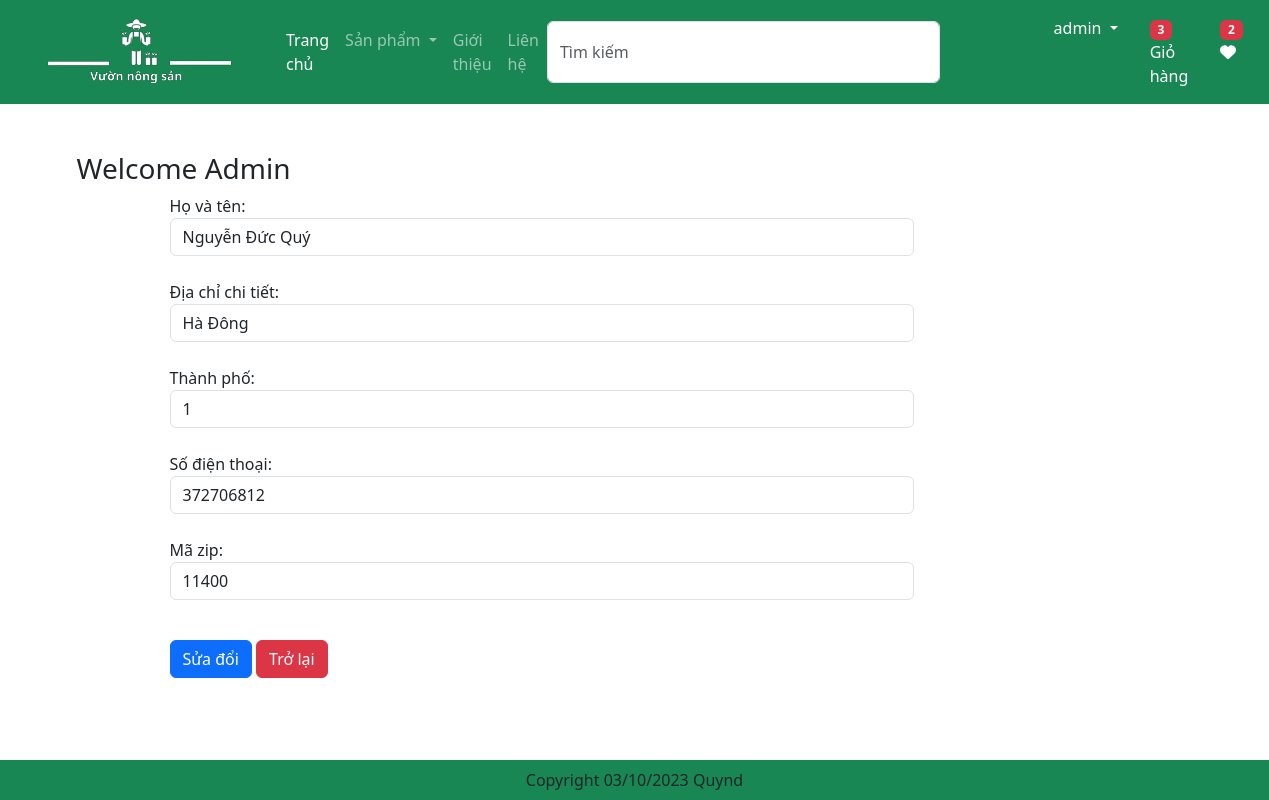
Page /updateAddress/8 (signed in) on the committed database.
### app/models.py (models this page shows, shortened)
class Customer(models.Model):
    user = models.ForeignKey(User, on_delete=models.CASCADE)
    name = models.CharField(max_length=200)
    locality = models.CharField(max_length=200)
    city = models.CharField(max_length=200)
    mobile = models.IntegerField(default=0)
    zipcode = models.IntegerField()

### app/views.py (the view, shortened to what this page needs)
# urls.py: path('updateAddress/<int:pk>', views.updateAddress.as_view(), name='updateAddress'),
@method_decorator(login_required, name='dispatch')
class updateAddress(View):
    def get(self, request, pk):
        totalitem = 0
        wishitem = 0
        if request.user.is_authenticated:
            totalitem = len(Cart.objects.filter(user=request.user))
            wishitem = len(Wishlist.objects.filter(user=request.user))
        add = Customer.objects.get(pk=pk)
        form = CustomerProfileForm(instance=add)
        return render(request, 'app/updateAddress.html', locals())

### app/forms.py
class CustomerProfileForm(forms.ModelForm):
    name = forms.CharField(label='Họ và tên', widget=forms.TextInput(attrs={'autofocus': 'True',
                                                                                'class': 'form-control'}))
    locality = forms.CharField(label='Địa chỉ chi tiết', widget=forms.TextInput(attrs={'autofocus': 'True',
                                                                                'class': 'form-control'}))
    city = forms.CharField(label='Thành phố', widget=forms.TextInput(attrs={'autofocus': 'True',
                                                                                'class': 'form-control'}))
    mobile = forms.CharField(label='Số điện thoại', widget=forms.NumberInput(attrs={'autofocus': 'True',
                                                                                'class': 'form-control'}))
    zipcode = forms.CharField(label='Mã zip', widget=forms.NumberInput(attrs={'autofocus': 'True',
                                                                                'class': 'form-control'}))
    class Meta:
        model = Customer
        fields = ['name', 'locality', 'city', 'mobile', 'zipcode']

### app/templates/app/updateAddress.html (shortened to what this page needs)
{% extends "app/base.html" %}
{% load static %}
{% block main-content %}
<div class="container my-5">
    <div class="row">
        <h3>Welcome <span class="text-capitalize">{{request.user}}</span></h3>
    </div>
    <div class="col-sm-8 offset-sm-1">
        <form action="" method="post">
            {% for fm in form %}
                {{fm.label_tag}} {{fm}} <small class="text-danger">{{fm.errors|striptags}}</small><br>
            {% endfor %}
            <div class="col-12 mt-3">
                <button type="submit" class="btn btn-primary">Sửa đổi</button>
                <a href="{% url 'address' %}" type="button" class="btn btn-danger">Trở lại</a>
            </div>
        </form>
    </div>
</div>
{% endblock main-content %}

### app/templates/app/base.html (shortened to what this page needs)
<!DOCTYPE html>
{% load static %}
<html lang="en">
<head>
    <link href="https://cdn.jsdelivr.net/npm/bootstrap@5.3.2/dist/css/bootstrap.min.css" rel="stylesheet"
>
    <link rel="stylesheet" href="{% static 'app/css/owl.carousel.min.css'%}"/>
    <link rel="stylesheet" href="{% static 'app/css/all.min.css'%}" />
    <link rel="stylesheet" href="{% static 'app/css/style.css'%}"/>
</head>
<body>
    <nav class="navbar navbar-expand-lg navbar-dark bg-success">
      <div class="container-fluid">
        <a class="navbar-brand" href="/">
            <img src="{% static 'app/images/logo.png'%}" width="250" height="70"/>
        </a>
        <div class="collapse navbar-collapse" id="navbarSupportedContent">
          <ul class="navbar-nav me-auto mb-2 mb-lg-0">
            <li class="nav-item">
              <a class="nav-link active" aria-current="page" href="/">Trang chủ</a>
            </li>
            <li class="nav-item dropdown">
              <a class="nav-link dropdown-toggle" href="#" role="button" data-bs-toggle="dropdown" aria-expanded="false">
                Sản phẩm
              </a>
            </li>
            <li class="nav-item">
              <a class="nav-link text-while" href="{% url 'about'%}">Giới thiệu</a>
            </li>
            <li class="nav-item">
              <a class="nav-link text-while" href="{% url 'contact'%}">Liên hệ</a>
            </li>
          </ul>
          <form class="d-flex" role="search" action="/search">
            <input class="form-control me-2" type="search" placeholder="Tìm kiếm" name="search" aria-label="Search" style="width: 420px">
            <button class="btn btn-outline-success" type="submit">Tìm kiếm</button>
          </form>
        </div>
        {% if request.user.is_authenticated %}
        <ul class = "navbar-nav me-auto mb-2 mb-lg-0">
            <li class = "nav-item dropdown mx-2">
              <a class="nav-link dropdown-toggle text-white" href="#"
              id="profileDropdown" role="button" data-bs-toggle="dropdown"
              aria-expanded="false"> {{request.user}} </a>
            </li>
            <li class="nav-item mx-2">
                <a href="{% url 'showcart' %}" class="nav-link text-white">
                    <span class="badge bg-danger">{% if totalitem > 0%}{{totalitem}} {%endif%}</span>
                    Giỏ hàng</a>
            </li>
            <li class="nav-item mx-2">
                <a href="#" class="nav-link text-white">
                    <span class="badge bg-danger">{% if wishitem > 0%} {{wishitem}} {%endif%}</span>
                    <i class="fa fa-heart"></i></a>
            </li>
            {% else %}
                <a href="{% url 'login' %}" class="nav-link text-white" style="padding-right: 25px">Đăng nhập</a>
                <a href="{% url 'customerregistration' %}" class="nav-link text-white" style="padding-right: 70px">Đăng ký</a>
            {% endif %}
        </ul>
      </div>
    </nav>
    {% block main-content %}{% endblock main-content %}
    <footer class="container-fluid fixed-bottom bg-success text-center p-2 mt-5">
        Copyright 03/10/2023 Quynd
    </footer>
</body>
</html>

### rows in the picture
Customer: form "Nguyễn Đức Quý" "Hà Đông" "1" "372706812" "11400"

### other values in the picture
{{ request.user }} "admin"
{{ totalitem }} "3"
{{ wishitem }} "2"
{{ request.user }} "Admin"
{{ fm.label_tag }} "Họ và tên:" "Địa chỉ chi tiết:" "Thành phố:" "Số điện thoại:" "Mã zip:"
